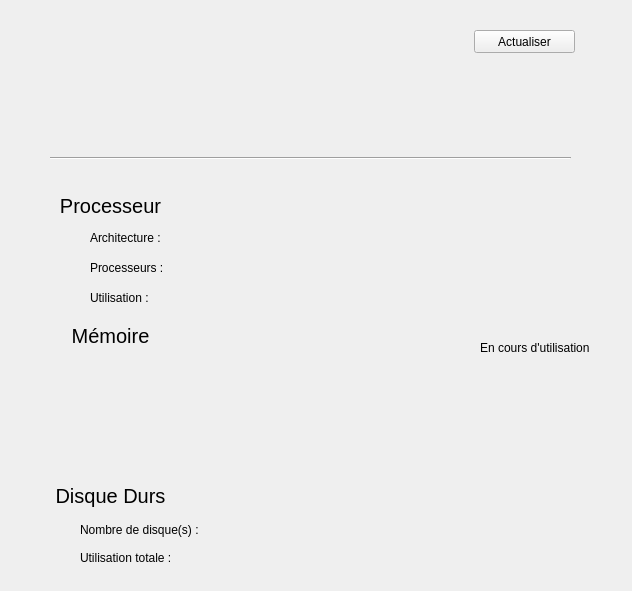
<?xml version="1.0" encoding="UTF-8"?>
<ui version="4.0">
 <class>fenetre_information</class>
 <widget class="QWidget" name="fenetre_information">
  <property name="geometry">
   <rect>
    <x>0</x>
    <y>0</y>
    <width>632</width>
    <height>591</height>
   </rect>
  </property>
  <property name="windowTitle">
   <string/>
  </property>
  <widget class="QLabel" name="os_name">
   <property name="geometry">
    <rect>
     <x>50</x>
     <y>20</y>
     <width>421</width>
     <height>51</height>
    </rect>
   </property>
   <property name="font">
    <font>
     <pointsize>35</pointsize>
    </font>
   </property>
   <property name="text">
    <string/>
   </property>
   <property name="alignment">
    <set>Qt::AlignCenter</set>
   </property>
  </widget>
  <widget class="QLabel" name="os_architecture">
   <property name="geometry">
    <rect>
     <x>70</x>
     <y>100</y>
     <width>131</width>
     <height>41</height>
    </rect>
   </property>
   <property name="font">
    <font>
     <pointsize>20</pointsize>
     <weight>50</weight>
     <bold>false</bold>
    </font>
   </property>
   <property name="text">
    <string/>
   </property>
  </widget>
  <widget class="Line" name="line">
   <property name="geometry">
    <rect>
     <x>50</x>
     <y>150</y>
     <width>521</width>
     <height>16</height>
    </rect>
   </property>
   <property name="orientation">
    <enum>Qt::Horizontal</enum>
   </property>
  </widget>
  <widget class="QLabel" name="processeur">
   <property name="geometry">
    <rect>
     <x>10</x>
     <y>190</y>
     <width>201</width>
     <height>31</height>
    </rect>
   </property>
   <property name="font">
    <font>
     <pointsize>15</pointsize>
    </font>
   </property>
   <property name="text">
    <string>Processeur</string>
   </property>
   <property name="alignment">
    <set>Qt::AlignCenter</set>
   </property>
  </widget>
  <widget class="QLabel" name="cpu_name">
   <property name="geometry">
    <rect>
     <x>240</x>
     <y>190</y>
     <width>361</width>
     <height>31</height>
    </rect>
   </property>
   <property name="font">
    <font>
     <pointsize>13</pointsize>
    </font>
   </property>
   <property name="text">
    <string/>
   </property>
   <property name="alignment">
    <set>Qt::AlignCenter</set>
   </property>
  </widget>
  <widget class="QLabel" name="Memoire">
   <property name="geometry">
    <rect>
     <x>10</x>
     <y>320</y>
     <width>201</width>
     <height>31</height>
    </rect>
   </property>
   <property name="font">
    <font>
     <pointsize>15</pointsize>
    </font>
   </property>
   <property name="text">
    <string>Mémoire</string>
   </property>
   <property name="alignment">
    <set>Qt::AlignCenter</set>
   </property>
  </widget>
  <widget class="QLabel" name="Disquedurs">
   <property name="geometry">
    <rect>
     <x>10</x>
     <y>480</y>
     <width>201</width>
     <height>31</height>
    </rect>
   </property>
   <property name="font">
    <font>
     <pointsize>15</pointsize>
    </font>
   </property>
   <property name="text">
    <string>Disque Durs</string>
   </property>
   <property name="alignment">
    <set>Qt::AlignCenter</set>
   </property>
  </widget>
  <widget class="QLabel" name="Archi_proc">
   <property name="geometry">
    <rect>
     <x>90</x>
     <y>230</y>
     <width>91</width>
     <height>16</height>
    </rect>
   </property>
   <property name="text">
    <string>Architecture :</string>
   </property>
  </widget>
  <widget class="QLabel" name="proc_nbr">
   <property name="geometry">
    <rect>
     <x>90</x>
     <y>260</y>
     <width>91</width>
     <height>16</height>
    </rect>
   </property>
   <property name="text">
    <string>Processeurs : </string>
   </property>
  </widget>
  <widget class="QLabel" name="util_proc">
   <property name="geometry">
    <rect>
     <x>90</x>
     <y>290</y>
     <width>91</width>
     <height>16</height>
    </rect>
   </property>
   <property name="text">
    <string>Utilisation : </string>
   </property>
  </widget>
  <widget class="QLabel" name="ram_util">
   <property name="geometry">
    <rect>
     <x>480</x>
     <y>340</y>
     <width>111</width>
     <height>16</height>
    </rect>
   </property>
   <property name="text">
    <string>En cours d'utilisation : </string>
   </property>
  </widget>
  <widget class="QLabel" name="Nombredisque">
   <property name="geometry">
    <rect>
     <x>80</x>
     <y>520</y>
     <width>121</width>
     <height>20</height>
    </rect>
   </property>
   <property name="text">
    <string>Nombre de disque(s) : </string>
   </property>
  </widget>
  <widget class="QLabel" name="utilisationtotale">
   <property name="geometry">
    <rect>
     <x>80</x>
     <y>550</y>
     <width>91</width>
     <height>16</height>
    </rect>
   </property>
   <property name="text">
    <string>Utilisation totale : </string>
   </property>
  </widget>
  <widget class="QPushButton" name="actualiser">
   <property name="geometry">
    <rect>
     <x>474</x>
     <y>30</y>
     <width>101</width>
     <height>23</height>
    </rect>
   </property>
   <property name="text">
    <string>Actualiser</string>
   </property>
  </widget>
  <widget class="QLabel" name="cpu_architecture">
   <property name="geometry">
    <rect>
     <x>180</x>
     <y>230</y>
     <width>191</width>
     <height>16</height>
    </rect>
   </property>
   <property name="font">
    <font>
     <pointsize>10</pointsize>
    </font>
   </property>
   <property name="text">
    <string/>
   </property>
   <property name="alignment">
    <set>Qt::AlignLeading|Qt::AlignLeft|Qt::AlignVCenter</set>
   </property>
  </widget>
  <widget class="QLabel" name="cpu_count">
   <property name="geometry">
    <rect>
     <x>180</x>
     <y>260</y>
     <width>181</width>
     <height>16</height>
    </rect>
   </property>
   <property name="font">
    <font>
     <pointsize>10</pointsize>
    </font>
   </property>
   <property name="text">
    <string/>
   </property>
  </widget>
  <widget class="QLabel" name="cpu_usage">
   <property name="geometry">
    <rect>
     <x>180</x>
     <y>290</y>
     <width>181</width>
     <height>16</height>
    </rect>
   </property>
   <property name="font">
    <font>
     <pointsize>10</pointsize>
    </font>
   </property>
   <property name="text">
    <string/>
   </property>
  </widget>
  <widget class="QLabel" name="hdd_count">
   <property name="geometry">
    <rect>
     <x>230</x>
     <y>520</y>
     <width>181</width>
     <height>16</height>
    </rect>
   </property>
   <property name="font">
    <font>
     <pointsize>10</pointsize>
    </font>
   </property>
   <property name="text">
    <string/>
   </property>
  </widget>
  <widget class="QLabel" name="hdd_usage">
   <property name="geometry">
    <rect>
     <x>210</x>
     <y>550</y>
     <width>181</width>
     <height>16</height>
    </rect>
   </property>
   <property name="font">
    <font>
     <pointsize>10</pointsize>
    </font>
   </property>
   <property name="text">
    <string/>
   </property>
  </widget>
  <widget class="QLabel" name="ram_usage">
   <property name="geometry">
    <rect>
     <x>480</x>
     <y>350</y>
     <width>121</width>
     <height>31</height>
    </rect>
   </property>
   <property name="font">
    <font>
     <pointsize>15</pointsize>
    </font>
   </property>
   <property name="text">
    <string/>
   </property>
   <property name="alignment">
    <set>Qt::AlignCenter</set>
   </property>
  </widget>
 </widget>
 <resources/>
 <connections/>
</ui>
